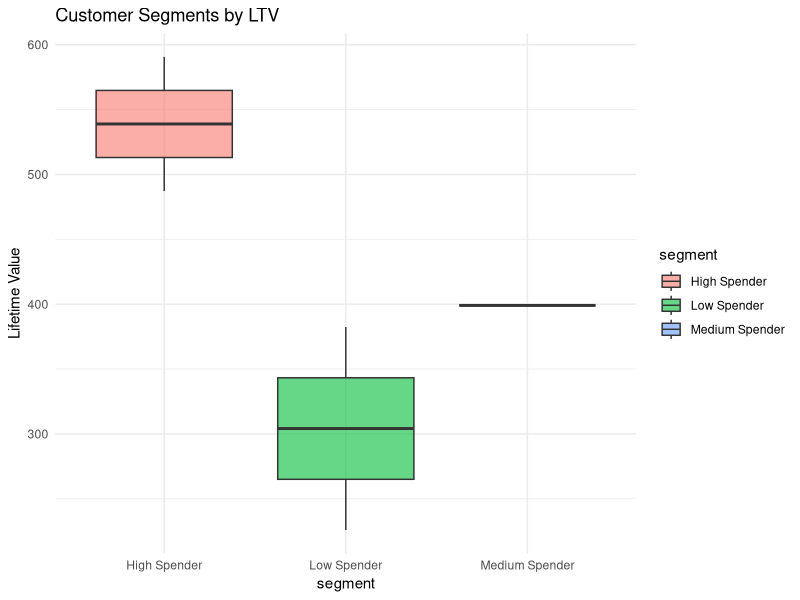

Generate this figure with R:
##customer lifetime value 
library(dplyr)
library(lubridate)

set.seed(123)
transactions <- data.frame(
  customer_id = sample(1:5, 20, replace = TRUE),
  purchase_date = sample(seq(as.Date("2022-01-01"), as.Date("2023-12-31"), by="day"), 20, replace = TRUE),
  purchase_amount = round(runif(20, 20, 200), 2)
)

head(transactions)

ltv_data <- transactions %>%
  group_by(customer_id) %>%
  summarise(
    total_revenue = sum(purchase_amount),
    avg_purchase_value = mean(purchase_amount),
    purchase_frequency = n() / as.numeric(difftime(max(purchase_date), min(purchase_date), units="weeks")/52.25 + 1),
    lifespan_years = as.numeric(difftime(max(purchase_date), min(purchase_date), units="weeks")/52.25 + 1)
  )

ltv_data <- ltv_data %>%
  mutate(
    LTV = avg_purchase_value * purchase_frequency * lifespan_years
  )

ltv_data


mean(ltv_data$LTV)

##segments into high medium low spenders

head(ltv_data)


ltv_data <- ltv_data %>%
  mutate(
    segment = case_when(
      LTV >= quantile(LTV, 0.75) ~ "High Spender",
      LTV >= quantile(LTV, 0.50) ~ "Medium Spender",
      TRUE ~ "Low Spender"
    )
  )


segment_summary <- ltv_data %>%
  group_by(segment) %>%
  summarise(
    avg_LTV = mean(LTV),
    total_revenue = sum(total_revenue),
    customers = n()
  )

segment_summary


library(ggplot2)

ggplot(ltv_data, aes(x = segment, y = LTV, fill = segment)) +
  geom_boxplot(alpha = 0.6) +
  labs(title = "Customer Segments by LTV", y = "Lifetime Value") +
  theme_minimal()
